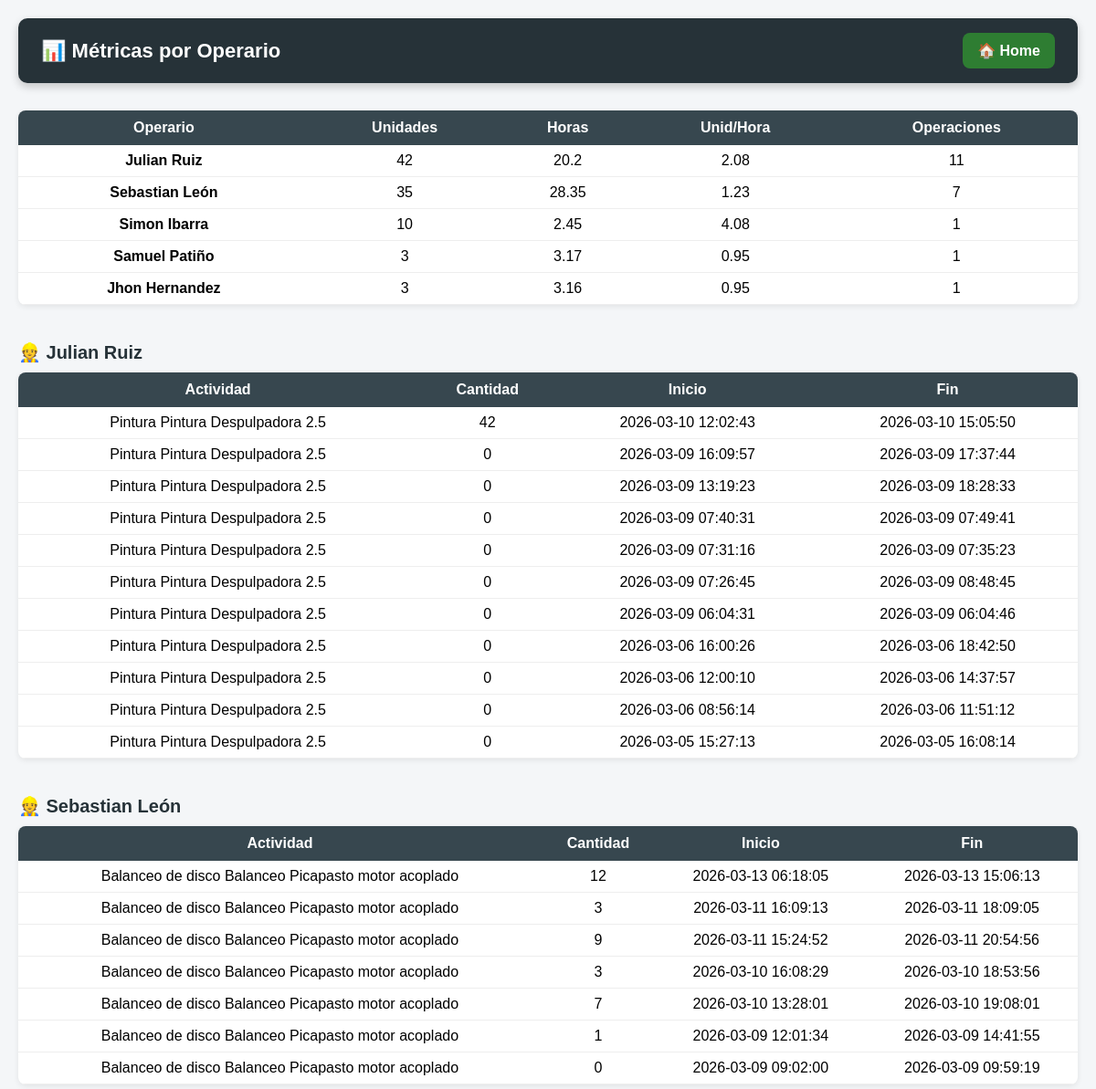
/metricas_operarios (signed in, upper part), run on an earlier commit of the app's database.
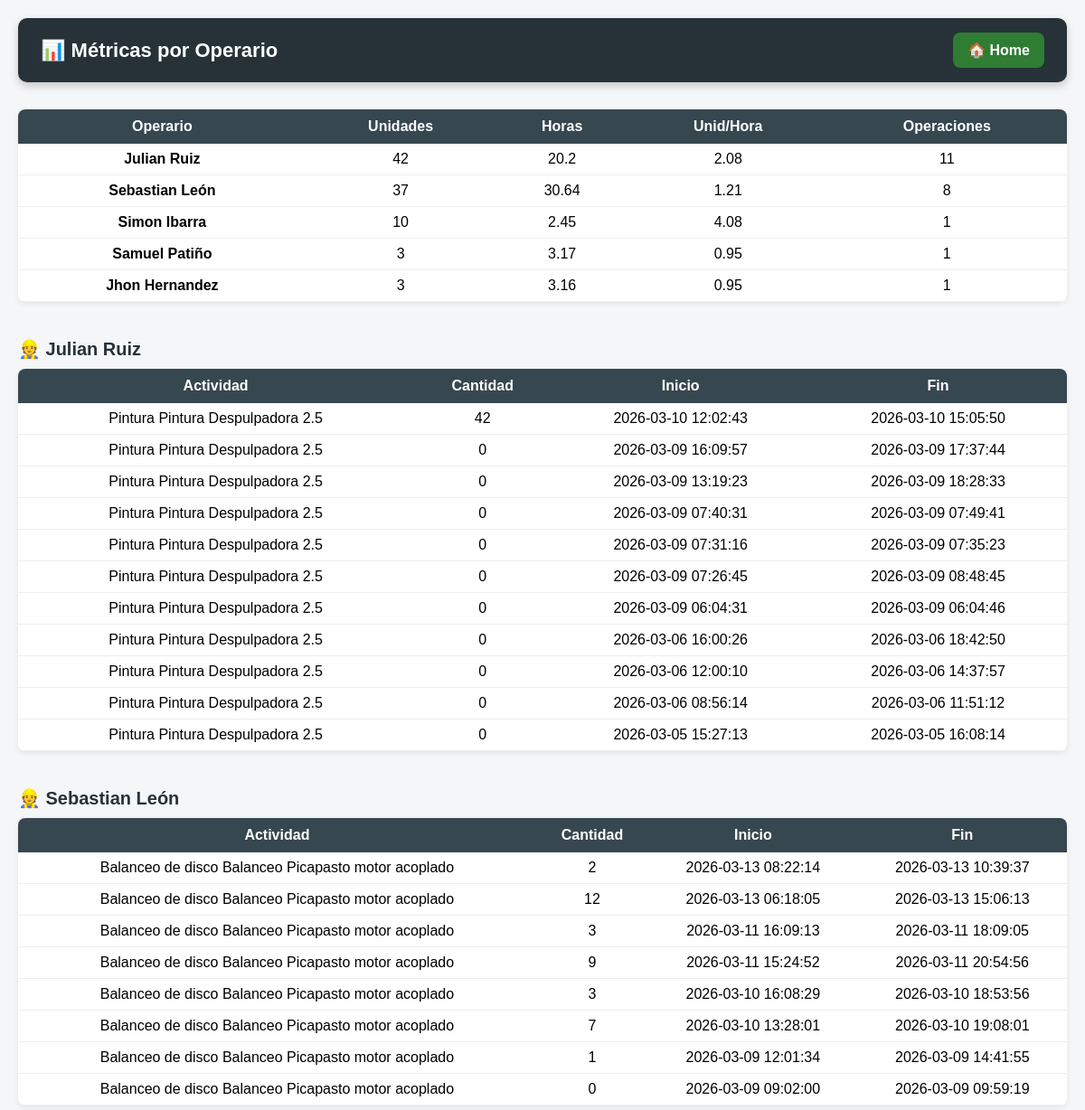
And on a later commit of the database.
### tables this page shows
CREATE TABLE operarios(id INTEGER PRIMARY KEY,nombre TEXT);

CREATE TABLE registros_produccion(
        id INTEGER PRIMARY KEY,
        operario_id INTEGER,
        orden_id INTEGER,
        actividad_id INTEGER,
        cantidad INTEGER,
        inicio TEXT,
        fin TEXT,
        tiempo INTEGER
    );

CREATE TABLE actividades(
        id INTEGER PRIMARY KEY,
        proceso_id INTEGER,
        nombre TEXT,
        es_final INTEGER DEFAULT 0
    );

### routers/metricas.py (the view)
@router.get("/metricas_operarios", response_class=HTMLResponse)
def metricas_operarios(request: Request):
    if not request.session.get("role") == "admin":
        return RedirectResponse("/admin", 303)
    conn = db()
    c = conn.cursor()
    resumen = c.execute("""
    SELECT
        op.nombre,
        SUM(r.cantidad) as unidades,
        SUM(strftime('%s',r.fin)-strftime('%s',r.inicio)) as segundos,
        COUNT(r.id) as operaciones
    FROM registros_produccion r
    JOIN operarios op ON op.id = r.operario_id
    GROUP BY op.nombre
    ORDER BY unidades DESC
    """).fetchall()
    resumen_final = []
    for nombre, unidades, segundos, operaciones in resumen:
        segundos = segundos or 0
        horas = round(segundos / 3600, 2) if segundos else 0
        productividad = round(unidades / horas, 2) if horas else 0
        resumen_final.append(
            (nombre, unidades, horas, productividad, operaciones)
        )
    detalle = c.execute("""
    SELECT op.nombre,
           a.nombre,
           r.cantidad,
           r.inicio,
           r.fin
    FROM registros_produccion r
    JOIN operarios op ON op.id=r.operario_id
    JOIN actividades a ON a.id=r.actividad_id
    ORDER BY r.id DESC
    """).fetchall()
    conn.close()
    return request.app.state.templates.TemplateResponse(
        "Metricas.html",
        {
            "request": request,
            "resumen": resumen_final,
            "detalle": detalle
        }
    )

### templates/Metricas.html (shortened to what this page needs)
<!DOCTYPE html>
<html>
<head>
</head>
<body>
<div class="container">
    <div class="topbar">
        <div class="titulo">
            📊 Métricas por Operario
        </div>
        <a href="/" class="btn-home">🏠 Home</a>
    </div>
    <table>
        <tr>
            <th>Operario</th>
            <th>Unidades</th>
            <th>Horas</th>
            <th>Unid/Hora</th>
            <th>Operaciones</th>
        </tr>
        {% for o,u,h,p,op in resumen %}
        <tr>
            <td><b>{{o}}</b></td>
            <td>{{u}}</td>
            <td>{{h}}</td>
            <td>{{p}}</td>
            <td>{{op}}</td>
        </tr>
        {% endfor %}
    </table>
    {% for op in resumen %}
        <div class="operario-titulo">
            👷 {{op[0]}}
        </div>
        <table>
            <tr>
                <th>Actividad</th>
                <th>Cantidad</th>
                <th>Inicio</th>
                <th>Fin</th>
            </tr>
            {% for d in detalle %}
            {% if d[0] == op[0] %}
            <tr>
                <td>{{d[1]}}</td>
                <td>{{d[2]}}</td>
                <td>{{d[3]}}</td>
                <td>{{d[4]}}</td>
            </tr>
            {% endif %}
            {% endfor %}
        </table>
    {% endfor %}
</div>
</body>
</html>

What changed in the data, as far as the page shows it:
computed for operarios "Sebastian León": u "35" → "37"; h "28.35" → "30.64"; p "1.23" → "1.21"; op "7" → "8"
added registros_produccion: nombre "Balanceo de disco Balanceo Picapasto motor acoplado", cantidad "2", inicio "2026-03-13 08:22:14", fin "2026-03-13 10:39:37", shown under operarios "Sebastian León"
